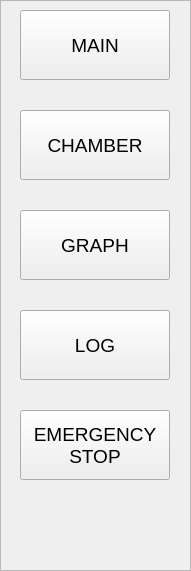
   <widget class="QFrame" name="button_frame">
    <property name="geometry">
     <rect>
      <x>1080</x>
      <y>190</y>
      <width>191</width>
      <height>571</height>
     </rect>
    </property>
    <property name="sizePolicy">
     <sizepolicy hsizetype="Expanding" vsizetype="Expanding">
      <horstretch>0</horstretch>
      <verstretch>0</verstretch>
     </sizepolicy>
    </property>
    <property name="styleSheet">
     <string notr="true"/>
    </property>
    <property name="frameShape">
     <enum>QFrame::StyledPanel</enum>
    </property>
    <property name="frameShadow">
     <enum>QFrame::Raised</enum>
    </property>
    <widget class="QPushButton" name="main_button">
     <property name="geometry">
      <rect>
       <x>20</x>
       <y>10</y>
       <width>150</width>
       <height>70</height>
      </rect>
     </property>
     <property name="font">
      <font>
       <family>Arial</family>
       <pointsize>14</pointsize>
      </font>
     </property>
     <property name="styleSheet">
      <string notr="true">            QPushButton{border-width: 2px; border-radius: 10px; background-color: rgb(3, 86, 161); color: rgb(255,255,255);}
            QPushButton:pressed{border-width: 2px; border-radius: 10px; background-color: rgb(180 , 180, 180); color: rgb(0,0,0); }
font: 14pt &quot;Arial&quot;;</string>
     </property>
     <property name="text">
      <string>MAIN</string>
     </property>
    </widget>
    <widget class="QPushButton" name="graph_button">
     <property name="geometry">
      <rect>
       <x>20</x>
       <y>210</y>
       <width>150</width>
       <height>70</height>
      </rect>
     </property>
     <property name="font">
      <font>
       <family>Arial</family>
       <pointsize>14</pointsize>
      </font>
     </property>
     <property name="styleSheet">
      <string notr="true">            QPushButton{border-width: 2px; border-radius: 10px; background-color: rgb(3, 86, 161); color: rgb(255,255,255);}
            QPushButton:pressed{border-width: 2px; border-radius: 10px; background-color: rgb(180 , 180, 180); color: rgb(0,0,0); }
font: 14pt &quot;Arial&quot;;</string>
     </property>
     <property name="text">
      <string>GRAPH</string>
     </property>
    </widget>
    <widget class="QPushButton" name="chamber_button">
     <property name="geometry">
      <rect>
       <x>20</x>
       <y>110</y>
       <width>150</width>
       <height>70</height>
      </rect>
     </property>
     <property name="font">
      <font>
       <family>Arial</family>
       <pointsize>14</pointsize>
      </font>
     </property>
     <property name="styleSheet">
      <string notr="true">            QPushButton{border-width: 2px; border-radius: 10px; background-color: rgb(3, 86, 161); color: rgb(255,255,255);}
            QPushButton:pressed{border-width: 2px; border-radius: 10px; background-color: rgb(180 , 180, 180); color: rgb(0,0,0); }
font: 14pt &quot;Arial&quot;;</string>
     </property>
     <property name="text">
      <string>CHAMBER</string>
     </property>
    </widget>
    <widget class="QPushButton" name="stop_button">
     <property name="geometry">
      <rect>
       <x>20</x>
       <y>410</y>
       <width>150</width>
       <height>70</height>
      </rect>
     </property>
     <property name="font">
      <font>
       <family>Arial</family>
       <pointsize>14</pointsize>
      </font>
     </property>
     <property name="styleSheet">
      <string notr="true">QPushButton{border-width: 2px; border-radius: 10px; background-color: rgb(230, 3, 3); color: rgb(255,255,255);}
            QPushButton:pressed{border-width: 2px; border-radius: 10px; background-color: rgb(180 , 180, 180); color: rgb(0,0,0); }
font: 14pt &quot;Arial&quot;;</string>
     </property>
     <property name="text">
      <string>EMERGENCY
STOP</string>
     </property>
    </widget>
    <widget class="QLabel" name="logo_label">
     <property name="geometry">
      <rect>
       <x>20</x>
       <y>500</y>
       <width>150</width>
       <height>70</height>
      </rect>
     </property>
     <property name="styleSheet">
      <string notr="true"/>
     </property>
     <property name="text">
      <string/>
     </property>
    </widget>
    <widget class="QPushButton" name="log_button">
     <property name="geometry">
      <rect>
       <x>20</x>
       <y>310</y>
       <width>150</width>
       <height>70</height>
      </rect>
     </property>
     <property name="font">
      <font>
       <family>Arial</family>
       <pointsize>14</pointsize>
      </font>
     </property>
     <property name="styleSheet">
      <string notr="true">            QPushButton{border-width: 2px; border-radius: 10px; background-color: rgb(3, 86, 161); color: rgb(255,255,255);}
            QPushButton:pressed{border-width: 2px; border-radius: 10px; background-color: rgb(180 , 180, 180); color: rgb(0,0,0); }
font: 14pt &quot;Arial&quot;;</string>
     </property>
     <property name="text">
      <string>LOG</string>
     </property>
    </widget>
   </widget>
